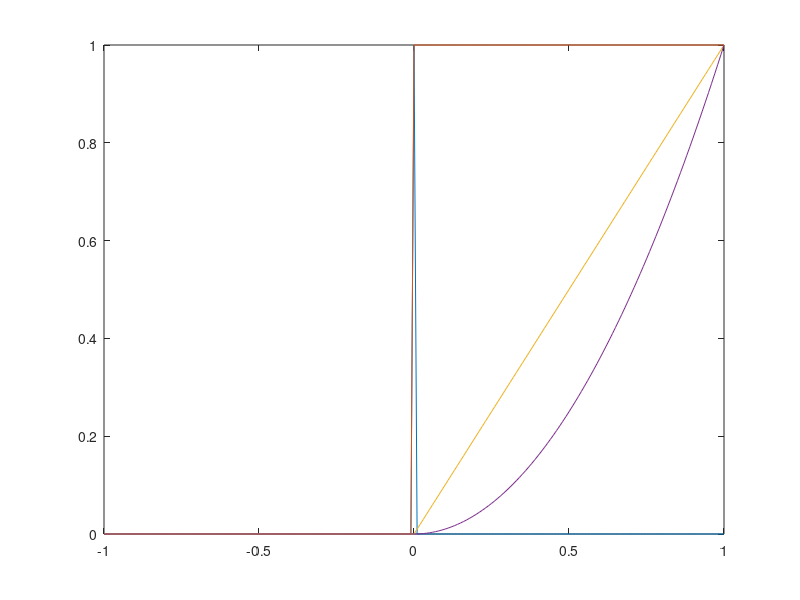

The MATLAB source for this figure:
%% Entregable
%% Paso unitario
%% Escalon unitario

t = (-1:0.01:1)';
impulso = t == 0;
step = t >= 0;
rampa = t.*step;
quad = t.^2.*step;
plot(t, [impulso step, rampa, quad])